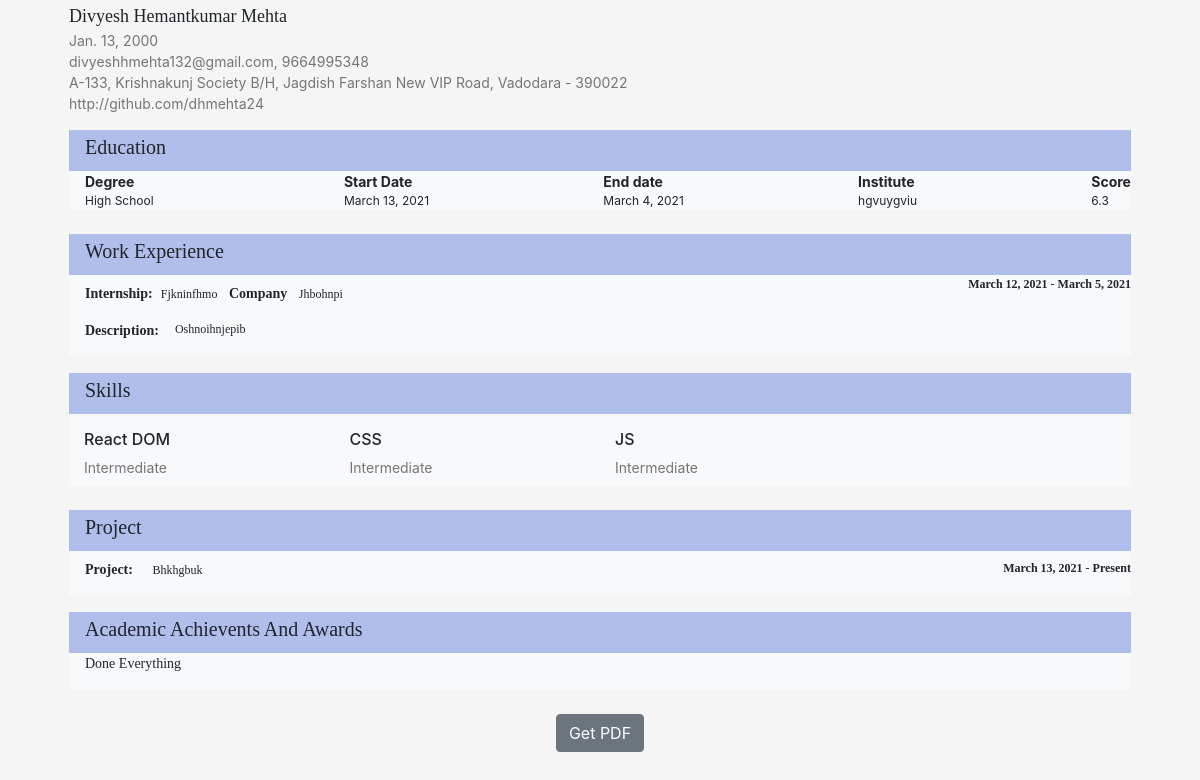
The app's page /site, older data.
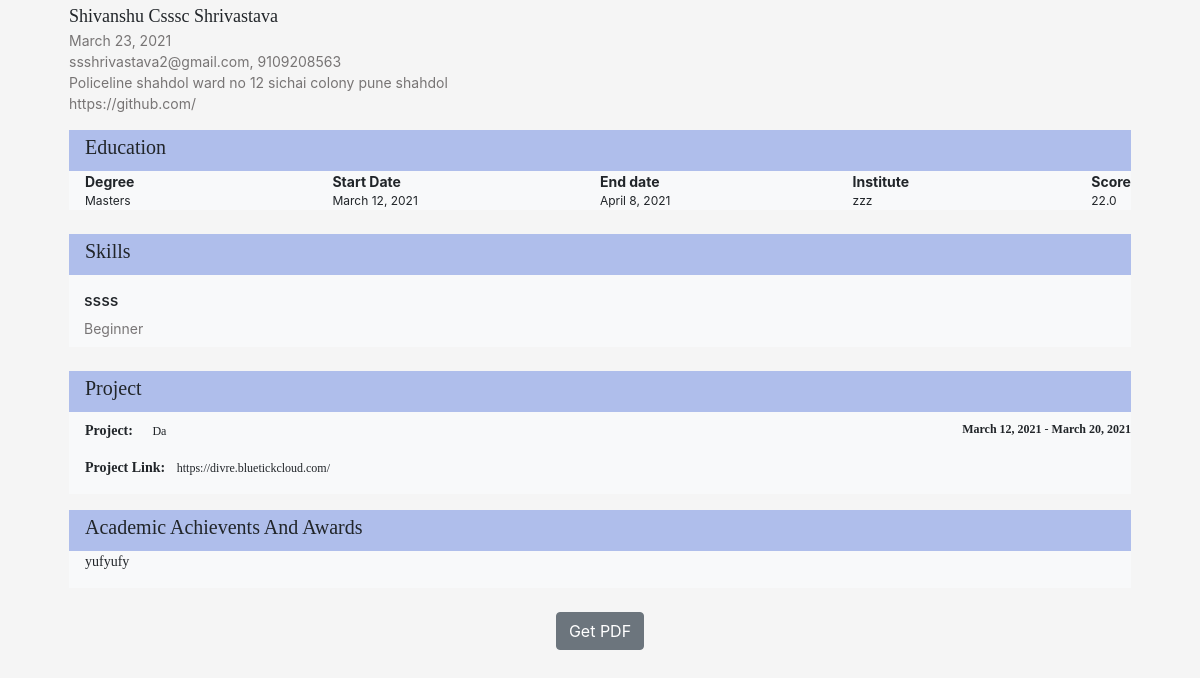
The same page, newer data.
### resume_maker/models.py (models this page shows, shortened)
class Person(models.Model):
    id = models.AutoField(primary_key = True)
    first_name = models.CharField(max_length=25)
    middle_name = models.CharField(max_length=25,null =True, blank = True)
    last_name = models.CharField(max_length=25)
    email = models.EmailField()
    mobile_no = models.CharField(max_length=10)
    age = models.IntegerField()
    dob = models.DateField()
    address = models.TextField()
    github = models.URLField(blank=True, null=True)
    linkedin = models.URLField(blank=True, null= True)
    website = models.URLField(blank=True,null = True)
    def full_name(self):
        return " ".join([self.first_name, self.middle_name, self.last_name])

class Education(models.Model):
    Degrees = (
        ('PhD','PhD'),
        ('Masters','Masters'),
        ('Bachelors','Bachelors'),
        ('High School','High School')
    )
    Status = (
        ('Pursuing','Pursuing'),
        ('Completed','Completed')
    )
    person = models.ForeignKey(Person,on_delete=models.CASCADE)
    qualification = models.CharField(choices=Degrees,max_length=25)
    status = models.CharField(choices = Status, max_length = 25)
    institution = models.CharField(max_length=75)
    board = models.CharField(max_length=75)
    start_yr = models.DateField()
    end_yr = models.DateField()
    cgpa = models.FloatField(blank=True,null=True)
    percent = models.FloatField(blank=True, null=True)

class Experience(models.Model):
    types = [
        ('Job','Job'),
        ('Internship','Internship')
    ]
    person = models.ForeignKey(Person,on_delete=models.CASCADE)
    type = models.CharField(choices = types,max_length = 35)
    company = models.CharField(max_length=150)
    role = models.CharField(max_length = 270)
    join_dt = models.DateField()
    left_dt = models.DateField(null = True,blank = True)
    current = models.BooleanField(default = False)
    details = models.TextField()

class SkillSet(models.Model):
    levels = [
        ('Beginner','Beginner'),
        ('Intermediate','Intermediate'),
        ('Advanced','Advanced')
    ]
    person = models.ForeignKey(Person,on_delete=models.CASCADE)
    skill = models.CharField(max_length=25)
    experience = models.CharField(choices = levels,max_length = 25)

class Projects(models.Model):
    person = models.ForeignKey(Person,on_delete=models.CASCADE)
    project = models.CharField(max_length=150)
    start_dt = models.DateField()
    end_dt = models.DateField(null = True,blank = True)
    running = models.BooleanField(default = False)
    project_link = models.URLField(blank=True,null=True)

class Achievements(models.Model):
    person = models.ForeignKey(Person,on_delete=models.CASCADE)
    achievement = models.TextField()
    def __str__(self):
        return self.achievement

### resume_maker/views.py (the view)
# urls.py: path('site', views.render_page, name='res'),
def render_page(request):
    person = Person.objects.last()
    education = Education.objects.filter(person = person)
    exp = Experience.objects.filter(person=person)
    skill = SkillSet.objects.filter(person=person)
    prjct = Projects.objects.filter(person=person)
    ach = Achievements.objects.filter(person=person)
    context = {
        "person": person,
        "education": education,
        "exp": exp,
        "skill": skill,
        "prjct": prjct,
        "lang": Languages,
        "ach": ach,
        "hobb": Hobbies,
    }
    print(ach,'acheivents')
    return render(request,"site.html",context)

### templates/site.html (shortened to what the changed rows need)
{% load static %}
<!doctype html>
<html lang="en">
<head>
    <link rel="stylesheet" href="https://stackpath.bootstrapcdn.com/bootstrap/4.1.3/css/bootstrap.min.css"
>
    <link rel="stylesheet" href="{% static "resume_maker/style.css" %}">
</head>
<body style="min-width: 420px">
<div class=" whitesm align-center ">
    <div id="invoice" class="container ">
        <header>
            <blockquote class=" blockquote mx-4
    "><span class="namehead variabletext">{% if person.middle_name != None %}
                {{ person.full_name }}
            {% endif %}
            </span>
                <footer class="footerr">
                    {{ person.dob }}
                </footer>
                <footer class="footerr">
                    {{ person.email }}, {{ person.mobile_no }}
                </footer>
                <footer class="footerr">
                    {{ person.address }}
                </footer>
                {% if person.github != None %}
                    <footer class="footerr">
                        <a href="{{ person.github }}" target="_blank" style="color: currentcolor"
                           ;> {{ person.github }}</a>
                    </footer>
                {% endif %}
            </blockquote>
        </header>
        <article>
            <section class="mx-4 mb-4 bg-light mx-4" style="min-width: 381px">
                <div class="d-flex flex-wrap justify-content-between">
                    <div class="d-flex flex-column flex-wrap mx-3">
                        <div class="fontforsub"><b>Degree</b></div>
                        {% for i in education %}
                            <span class="fontforsubsub">{{ i.qualification }}</span>
                        {% endfor %}
                    </div>
                    <div class="d-flex flex-column flex-wrap">
                        <div class="fontforsub"><b>Start Date</b></div>
                        {% for i in education %}
                            <span class="fontforsubsub">{{ i.start_yr }}</span>
                        {% endfor %}
                    </div>
                    <div class="d-flex flex-column flex-wrap">
                        <div class="fontforsub"><b>End date</b></div>
                        {% for i in education %}
                            <span class="fontforsubsub">{{ i.end_yr }}</span>
                        {% endfor %}
                    </div>
                    <div class="d-flex flex-column flex-wrap">
                        <div class="fontforsub"><b>Institute</b></div>
                        {% for i in education %}
                            <span class="fontforsubsub">{{ i.institution }}</span>
                        {% endfor %}
                    </div>
                    <div class="d-flex flex-column flex-wrap">
                        <div class="fontforsub"><b>Score</b></div>
                        {% for i in education %}
                            {% if i.percent == None %}
                                <span class="fontforsubsub">{{ i.cgpa }}</span>
                            {% endif %}
                        {% endfor %}
                    </div>
                </div>
            </section>
        {% if exp %}
            <div style="min-width: 381px" class="mt-3 mx-4 d-flex flex-wrap align-items-center edu resinputt">
                <h4 class="mx-3 family fontsize">Work Experience</h4>
            </div>
            {% for i in exp %}
                <section class="mx-4 bg-light" style="font-size: larger">
                    <div class="d-flex flex-wrap justify-content-between">
                        <p class="ml-3 family fontforsub first mt-2"><b>{{ i.type }}:</b><span
                                class="family mx-2 fontforsubsub first">{{ i.role }}</span> <b>Company</b> <span
                                class="family mx-2 fontforsubsub first">{{ i.company }}</span></p>
                        <p class="ml-3 family fontforsubsub first float-right"><b>{{ i.join_dt }}</b> - <b>
                            {% if i.current == True %}Present{% else %}{{ i.left_dt }}{% endif %}</b></p>
                    </div>
                    {% if i.details != None and i.details != '' %}
                        <div class="d-flex  text-justify">
                            <p class="ml-3 family fontforsub"><b>Description:</b></p>
                            <p class="font-weight-normal adjusttext first ml-3 family fontforsubsub">{{ i.details }}</p>
                        </div>
                    {% endif %}
                </section>
            {% endfor %}
        {% endif %}
                {% if skill %}
            <section>
                <div class="row mx-4 mb-4 bg-light">
                    {% for i in skill %}
                        <div class="col-sm-6 mb-2 col-md-3 mt-3 ">
                            <h6>{{ i.skill }}</h6>
                            <footer class="footerr">{{ i.experience }}</footer>
                        </div>
                    {% endfor %}
                </div>
            </section>
        {% endif %}
        {% if prjct %}
            <section>
                {% for i in prjct %}
                    <div class="mx-4 bg-light">
                        <div class=" d-flex flex-column flex-wrap">
                            <div class="d-flex text-justify mt-2 justify-content-between">
                                <p class="ml-3 family fontforsub"><b>Project:</b>
                                    <span class="font-weight-normal adjusttext first mx-3 family fontforsubsub">{{ i.project }}</span>
                                </p>
                                <p class="family fontforsubsub"><b>{{ i.start_dt }}</b> - <b>{% if i.running == True %}
                                    Present{% else %}{{ i.end_dt }}{% endif %}</b></p>
                            </div>
                            {% if i.project_link != None %}
                                <p class="ml-3 family fontforsub"><b>Project Link:</b> <a href="{{ i.project_link }}"
                                                                                          target="_blank"
                                                                                          class="text-justify ml-2 family fontforsubsub"
                                                                                          style="color: currentColor;">{{ i.project_link }}</a>
                                </p>
                            {% endif %}
                        </div>
                    </div>
                {% endfor %}
            {% endif %}
            </section>
        {% if ach %}
            {% if ach != None %}
                <section>
                        {% for i in ach %}
                            <section class="mx-4 mb-4 bg-light  ">
                                <div class="d-flex text-justify">
                                    <p class="adjusttext ml-3 family fontforsub">{{ i.achievement }}</p>
                                    </div>
                            </section>
                        {% endfor %}
                    {% endif %}
            {% endif %}
        </article>
    </div>
</div>
</body>
</html>

Row changes from the older to the newer data that the page shows:
no longer on this page (row unchanged): Person: full_name "Divyesh Hemantkumar Mehta", dob "Jan. 13, 2000", email "divyeshhmehta132@gmail.com", mobile_no "9664995348", address "A-133, Krishnakunj Society B/H, Jagdish Farshan New VIP Road, Vadodara - 390022", github "http://github.com/dhmehta24"
no longer on this page (row unchanged): Education: qualification "High School", start_yr "March 13, 2021", end_yr "March 4, 2021", institution "hgvuygviu", cgpa "6.3"
no longer on this page (row unchanged): Experience: type "Internship", role "Fjkninfhmo", company "Jhbohnpi", join_dt "March 12, 2021", left_dt "March 5, 2021", details "Oshnoihnjepib"
no longer on this page (row unchanged): SkillSet: skill "React DOM", experience "Intermediate"
no longer on this page (row unchanged): SkillSet: skill "CSS", experience "Intermediate"
no longer on this page (row unchanged): SkillSet: skill "JS", experience "Intermediate"
no longer on this page (row unchanged): Projects: project "Bhkhgbuk", start_dt "March 13, 2021", running "Present"
no longer on this page (row unchanged): Achievements: achievement "Done Everything"
added Person: full_name "Shivanshu Csssc Shrivastava", dob "March 23, 2021", email "ssshrivastava2@gmail.com", mobile_no "9109208563", address "Policeline shahdol ward no 12 sichai colony pune shahdol", github "https://github.com/"
added Education: qualification "Masters", start_yr "March 12, 2021", end_yr "April 8, 2021", institution "zzz", cgpa "22.0"
added SkillSet: skill "ssss", experience "Beginner"
added Projects: project "Da", start_dt "March 12, 2021", end_dt "March 20, 2021", project_link "https://divre.bluetickcloud.com/"
added Achievements: achievement "yufyufy"
Text that changed along with them:
text no longer shown: "Work Experience"
